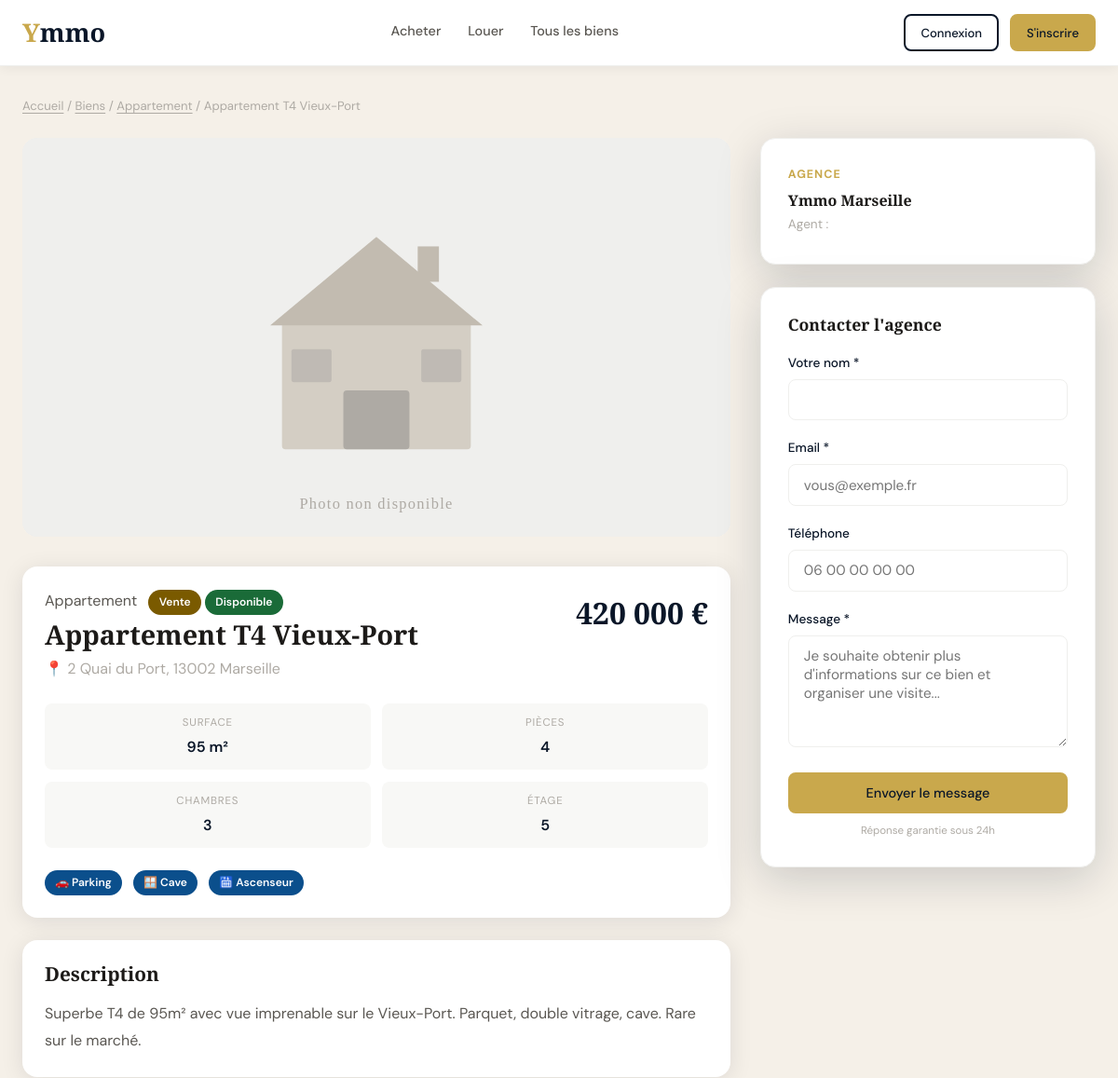
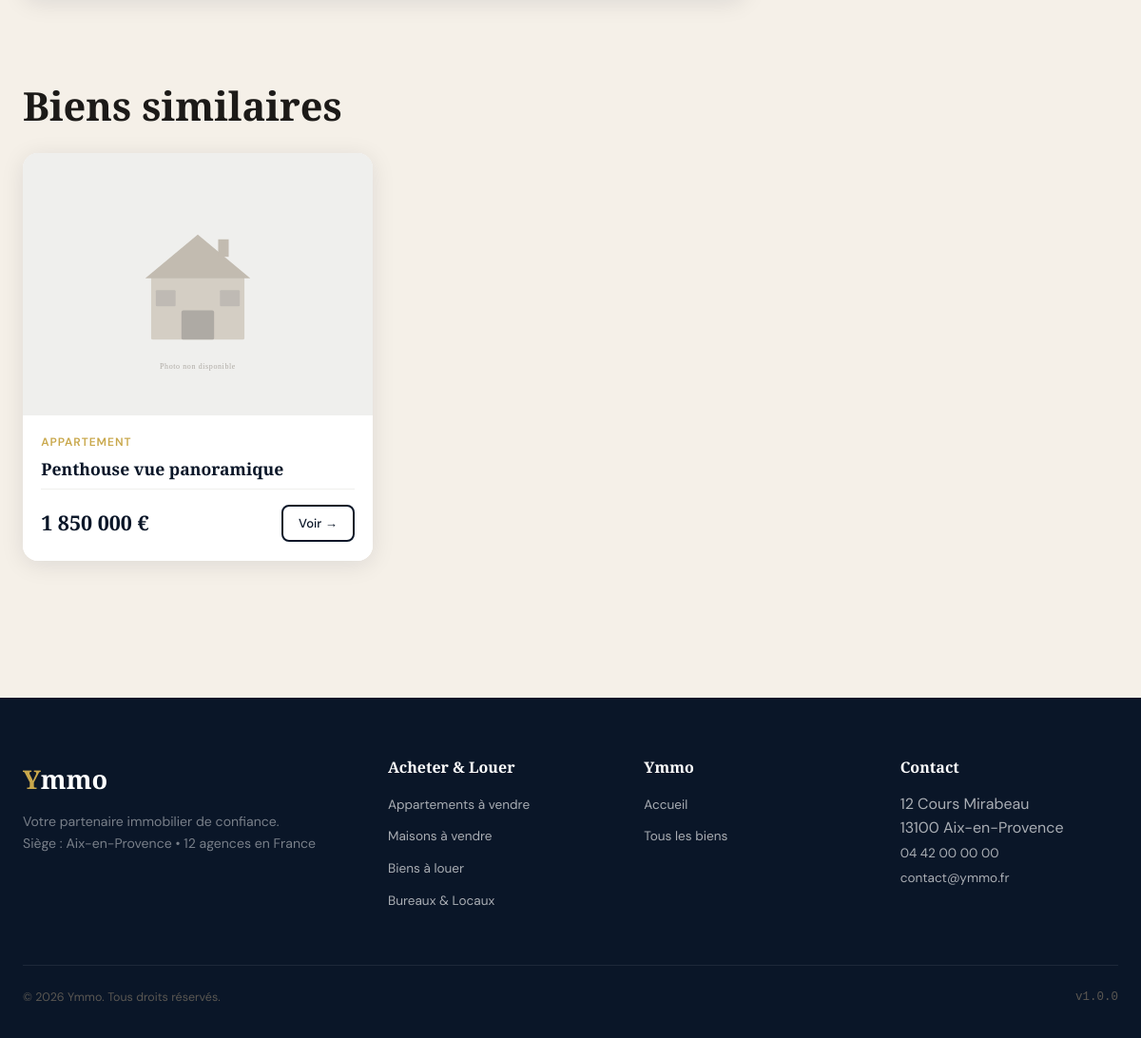
/bien-detail.php?id=6, run on the app's committed database (2 pictures, top to bottom).
### tables this page shows
CREATE TABLE `biens` (
  `id`            INT UNSIGNED AUTO_INCREMENT PRIMARY KEY,
  `titre`         VARCHAR(200) NOT NULL,
  `description`   TEXT         NOT NULL,
  `type`          ENUM('appartement','maison','bureau','local','terrain','autre') NOT NULL,
  `statut`        ENUM('disponible','vendu','loue','archive') NOT NULL DEFAULT 'disponible',
  `operation`     ENUM('vente','location') NOT NULL DEFAULT 'vente',
  `prix`          DECIMAL(12,2) NOT NULL,
  `surface`       DECIMAL(8,2)  NOT NULL,
  `pieces`        TINYINT UNSIGNED NOT NULL DEFAULT 1,
  `chambres`      TINYINT UNSIGNED NOT NULL DEFAULT 0,
  `etage`         TINYINT NULL,
  `adresse`       VARCHAR(255) NOT NULL,
  `ville`         VARCHAR(100) NOT NULL,
  `cp`            VARCHAR(10)  NOT NULL,
  `latitude`      DECIMAL(10,7) NULL,
  `longitude`     DECIMAL(10,7) NULL,
  `agence_id`     INT UNSIGNED NOT NULL,
  `agent_id`      INT UNSIGNED NOT NULL,
  `options`       JSON NULL COMMENT 'Parkings, cave, terrasse, etc.',
  `created_at`    DATETIME DEFAULT CURRENT_TIMESTAMP,
  `updated_at`    DATETIME DEFAULT CURRENT_TIMESTAMP ON UPDATE CURRENT_TIMESTAMP,
  FOREIGN KEY (`agence_id`) REFERENCES `agences`(`id`),
  FOREIGN KEY (`agent_id`)  REFERENCES `users`(`id`)
);

CREATE TABLE `agences` (
  `id`        INT UNSIGNED AUTO_INCREMENT PRIMARY KEY,
  `nom`       VARCHAR(100) NOT NULL,
  `adresse`   VARCHAR(255) NOT NULL,
  `ville`     VARCHAR(100) NOT NULL,
  `cp`        VARCHAR(10)  NOT NULL,
  `telephone` VARCHAR(20)  NOT NULL,
  `email`     VARCHAR(150) NOT NULL,
  `created_at` DATETIME DEFAULT CURRENT_TIMESTAMP
);

### config/database.php (called while the page is built, shortened)
<?php
class Database
{
    private static ?PDO $instance = null;
    public static function getInstance(): PDO
    {
        if (self::$instance === null) {
            try {
                $dsn = sprintf(
                    'mysql:host=%s;dbname=%s;charset=%s',
                    DB_HOST, DB_NAME, DB_CHARSET
                );
                self::$instance = new PDO($dsn, DB_USER, DB_PASS, [
                    PDO::ATTR_ERRMODE            => PDO::ERRMODE_EXCEPTION,
                    PDO::ATTR_DEFAULT_FETCH_MODE => PDO::FETCH_ASSOC,
                    PDO::ATTR_EMULATE_PREPARES   => false,
                ]);
            } catch (PDOException $e) {
                if (DEBUG_MODE) {
                    die('Erreur de connexion BDD : ' . $e->getMessage());
                } else {
                    die('Erreur de connexion. Veuillez réessayer plus tard.');
                }
            }
        }
        return self::$instance;
    }
    public static function query(string $sql, array $params = []): PDOStatement
    {
        $stmt = self::getInstance()->prepare($sql);
        $stmt->execute($params);
        return $stmt;
    }
    public static function fetchAll(string $sql, array $params = []): array
    {
        return self::query($sql, $params)->fetchAll();
    }
    public static function fetchOne(string $sql, array $params = []): array|false
    {
        return self::query($sql, $params)->fetch();
    }
}

### includes/auth.php (called while the page is built, shortened)
<?php
require_once __DIR__ . '/../config/database.php';
class Auth
{
    public static function isLoggedIn(): bool
    {
        return isset($_SESSION['user']);
    }
    public static function get(string $key): mixed
    {
        return $_SESSION['user'][$key] ?? null;
    }
}

### bien-detail.php (the view, shortened to what this page needs)
<?php
require_once __DIR__ . '/includes/header.php';
$id   = (int)($_GET['id'] ?? 0);
$bien = getBienById($id);
$images    = getImagesBien($id);
$options   = json_decode($bien['options'] ?? '{}', true) ?: [];
$success = false;
$similaires = Database::fetchAll(
    "SELECT b.*, img.filename AS image_principale
     FROM biens b
     LEFT JOIN images_biens img ON img.bien_id = b.id AND img.principale = 1
     WHERE b.type = :type AND b.ville = :ville AND b.id != :id AND b.statut = 'disponible'
     LIMIT 3",
    [':type' => $bien['type'], ':ville' => $bien['ville'], ':id' => $id]
);
?>
<div class="container" style="padding-top:2rem;padding-bottom:4rem;">
  <nav style="font-size:.82rem;color:var(--gray-400);margin-bottom:1.5rem;">
    <a href="index.php">Accueil</a> /
    <a href="biens.php">Biens</a> /
    <a href="biens.php?type=<?= e($bien['type']) ?>"><?= labelType($bien['type']) ?></a> /
    <span><?= e($bien['titre']) ?></span>
  </nav>
  <div class="bien-detail-layout">
    <div>
      <div class="bien-gallery">
        <div class="gallery-main" role="img" aria-label="Photo principale du bien">
          <img loading="lazy" src="<?= imageSrc($images[0]['filename'] ?? null) ?>"
               alt="<?= e($bien['titre']) ?>" id="main-img">
        </div>
      </div>
      <div class="card" style="margin-bottom:1.5rem;">
        <div style="display:flex;justify-content:space-between;align-items:flex-start;flex-wrap:wrap;gap:1rem;margin-bottom:1.5rem;">
          <div>
            <p class="bien-card-type" style="margin-bottom:.3rem;">
              <?= labelType($bien['type']) ?>
              <?php if ($bien['operation']==='location'): ?>
                <span class="badge badge-gold" style="margin-left:.5rem;">Location</span>
              <?php else: ?>
                <span class="badge badge-gold" style="margin-left:.5rem;">Vente</span>
              <?php endif; ?>
              <?= badgeStatut($bien['statut']) ?>
            </p>
            <h1 style="font-size:1.8rem;"><?= e($bien['titre']) ?></h1>
            <p style="color:var(--gray-400);margin-top:.4rem;">
              📍 <?= e($bien['adresse']) ?>, <?= e($bien['cp']) ?> <?= e($bien['ville']) ?>
            </p>
          </div>
          <p style="font-family:var(--font-display);font-size:2rem;font-weight:700;color:var(--navy);white-space:nowrap;">
            <?= formatPrix($bien['prix']) ?>
          </p>
        </div>
        <div class="bien-features-grid">
          <div class="bien-feature">
            <p class="bien-feature-label">Surface</p>
            <p class="bien-feature-value"><?= formatSurface($bien['surface']) ?></p>
          </div>
          <?php if ($bien['pieces']): ?>
          <div class="bien-feature">
            <p class="bien-feature-label">Pièces</p>
            <p class="bien-feature-value"><?= $bien['pieces'] ?></p>
          </div>
          <?php endif; ?>
          <?php if ($bien['chambres']): ?>
          <div class="bien-feature">
            <p class="bien-feature-label">Chambres</p>
            <p class="bien-feature-value"><?= $bien['chambres'] ?></p>
          </div>
          <?php endif; ?>
          <?php if ($bien['etage'] !== null): ?>
          <div class="bien-feature">
            <p class="bien-feature-label">Étage</p>
            <p class="bien-feature-value"><?= $bien['etage'] === 0 ? 'RDC' : $bien['etage'] ?></p>
          </div>
          <?php endif; ?>
        </div>
        <?php if (!empty($options)): ?>
        <div style="display:flex;gap:.75rem;flex-wrap:wrap;margin-top:1rem;">
          <?php if (!empty($options['parking'])): ?><span class="badge badge-info">🚗 Parking</span><?php endif; ?>
          <?php if (!empty($options['cave'])): ?><span class="badge badge-info">🪟 Cave</span><?php endif; ?>
          <?php if (!empty($options['ascenseur'])): ?><span class="badge badge-info">🛗 Ascenseur</span><?php endif; ?>
        </div>
        <?php endif; ?>
      </div>
      <div class="card" style="margin-bottom:1.5rem;">
        <h2 style="font-size:1.3rem;margin-bottom:1rem;">Description</h2>
        <p style="line-height:1.8;"><?= nl2br(e($bien['description'])) ?></p>
      </div>
    </div>
    <div class="bien-card-sticky">
      <div class="bien-contact-card" style="margin-bottom:1.5rem;">
        <p style="font-size:.78rem;font-weight:700;text-transform:uppercase;letter-spacing:.08em;color:var(--gold);margin-bottom:.5rem;">Agence</p>
        <h3 style="font-size:1rem;margin-bottom:.3rem;"><?= e($bien['agence_nom']) ?></h3>
        <p style="font-size:.85rem;color:var(--gray-400);margin-bottom:.2rem;">
          Agent : <strong><?= e($bien['agent_nom']) ?></strong>
        </p>
      </div>
      <div class="bien-contact-card">
        <h3 style="font-size:1.1rem;margin-bottom:1.2rem;">Contacter l'agence</h3>
        <?php if (Auth::isLoggedIn() && (int)Auth::get('id') === (int)$bien['agent_id']): ?>
          <p style="font-size:.85rem;color:var(--gray-400);text-align:center;padding:1rem 0;">
            Vous êtes l'agent responsable de ce bien.
          </p>
        <?php elseif ($success): ?>
          <div class="alert alert-success">✅ Votre message a bien été envoyé ! Nous vous contacterons rapidement.</div>
        <?php else: ?>
          <form method="POST" action="bien-detail.php?id=<?= $id ?>">
            <div class="form-group">
              <label>Votre nom *</label>
              <input type="text" name="nom" required
                     value="<?= $bien ? e(Auth::get('prenom').' '.Auth::get('nom')) : '' ?>"
                     placeholder="Prénom Nom">
            </div>
            <div class="form-group">
              <label>Email *</label>
              <input type="email" name="email" required
                     value="<?= e(Auth::get('email') ?? '') ?>"
                     placeholder="vous@exemple.fr">
            </div>
            <div class="form-group">
              <label>Téléphone</label>
              <input type="tel" name="telephone" placeholder="06 00 00 00 00">
            </div>
            <div class="form-group">
              <label>Message *</label>
              <textarea name="message" required placeholder="Je souhaite obtenir plus d'informations sur ce bien et organiser une visite..."></textarea>
            </div>
            <button type="submit" class="btn btn-primary" style="width:100%;justify-content:center;">Envoyer le message</button>
            <p style="font-size:.72rem;color:var(--gray-400);margin-top:.6rem;text-align:center;">Réponse garantie sous 24h</p>
          </form>
        <?php endif; ?>
      </div>
    </div>
  </div>
  <?php if (!empty($similaires)): ?>
  <div style="margin-top:4rem;">
    <h2 style="margin-bottom:1.5rem;">Biens similaires</h2>
    <div class="biens-grid">
      <?php foreach ($similaires as $s): ?>
      <a href="bien-detail.php?id=<?= $s['id'] ?>" class="bien-card">
        <div class="bien-card-img">
          <img loading="lazy" src="<?= imageSrc($s['image_principale']) ?>" alt="<?= e($s['titre']) ?>" loading="lazy">
        </div>
        <div class="bien-card-body">
          <p class="bien-card-type"><?= labelType($s['type']) ?></p>
          <h3 class="bien-card-title"><?= e($s['titre']) ?></h3>
          <div class="bien-card-footer">
            <p class="bien-card-price"><?= formatPrix($s['prix']) ?></p>
            <span class="btn btn-sm btn-outline">Voir →</span>
          </div>
        </div>
      </a>
      <?php endforeach; ?>
    </div>
  </div>
  <?php endif; ?>
</div>
<?php require_once __DIR__ . '/includes/footer.php'; ?>

### includes/functions.php (shortened to what this page needs)
<?php
require_once __DIR__ . '/../config/database.php';
function e(?string $value): string
{
    return htmlspecialchars($value ?? '', ENT_QUOTES | ENT_HTML5, 'UTF-8');
}
function formatPrix(float $prix): string
{
    return number_format($prix, 0, ',', ' ') . ' €';
}
function formatSurface(float $surface): string
{
    return number_format($surface, 0, ',', ' ') . ' m²';
}
function labelType(string $type): string
{
    return match ($type) {
        'appartement' => 'Appartement',
        'maison'      => 'Maison',
        'bureau'      => 'Bureau',
        'local'       => 'Local commercial',
        'terrain'     => 'Terrain',
        default       => 'Autre',
    };
}
function labelStatut(string $statut): string
{
    return match ($statut) {
        'disponible' => 'Disponible',
        'vendu'      => 'Vendu',
        'loue'       => 'Loué',
        'archive'    => 'Archivé',
        default      => $statut,
    };
}
function badgeStatut(string $statut): string
{
    $class = match ($statut) {
        'disponible' => 'badge-success',
        'vendu'      => 'badge-danger',
        'loue'       => 'badge-warning',
        'archive'    => 'badge-secondary',
        default      => 'badge-info',
    };
    return '<span class="badge ' . $class . '">' . labelStatut($statut) . '</span>';
}
function getBienById(int $id): array|false
{
    return Database::fetchOne(
        "SELECT b.*,
                a.nom AS agence_nom, a.telephone AS agence_tel, a.email AS agence_email,
                CONCAT(u.prenom, ' ', u.nom) AS agent_nom,
                u.telephone AS agent_tel, u.email AS agent_email
         FROM biens b
         LEFT JOIN agences a ON a.id = b.agence_id
         LEFT JOIN users   u ON u.id = b.agent_id
         WHERE b.id = :id",
        [':id' => $id]
    );
}
function getImagesBien(int $bienId): array
{
    return Database::fetchAll(
        'SELECT * FROM images_biens WHERE bien_id = :id ORDER BY principale DESC, ordre ASC',
        [':id' => $bienId]
    );
}
function imageSrc(?string $filename): string
{
    return APP_URL . '/assets/images/placeholder.svg';
}

### data on the page
biens: type "Appartement", titre "Appartement T4 Vieux-Port", statut "Disponible", adresse "2 Quai du Port", cp "13002", ville "Marseille", prix "420 000 €", surface "95 m²", pieces "4", chambres "3", etage "5", description "Superbe T4 de 95m² avec vue imprenable sur le Vieux-Port. Parquet, double vitrage, cave. Rare sur le marché.", agence.nom "Ymmo Marseille"
biens: type "APPARTEMENT", titre "Penthouse vue panoramique", prix "1 850 000 €"

### other printed values
APP_VERSION "1.0.0"
